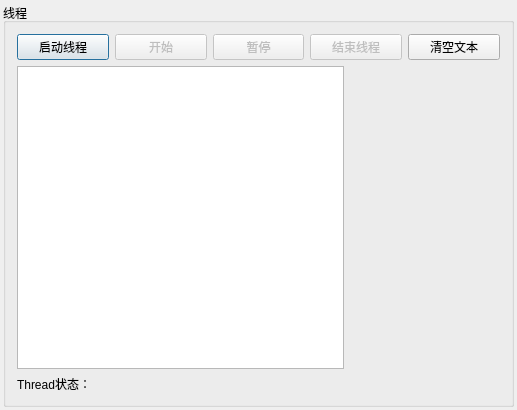
<?xml version="1.0" encoding="UTF-8"?>
<ui version="4.0">
 <class>Dialog</class>
 <widget class="QDialog" name="Dialog">
  <property name="geometry">
   <rect>
    <x>0</x>
    <y>0</y>
    <width>517</width>
    <height>410</height>
   </rect>
  </property>
  <property name="windowTitle">
   <string>多线程，使用信号与主线程通讯</string>
  </property>
  <layout class="QVBoxLayout" name="verticalLayout_2">
   <property name="spacing">
    <number>3</number>
   </property>
   <property name="leftMargin">
    <number>3</number>
   </property>
   <property name="topMargin">
    <number>3</number>
   </property>
   <property name="rightMargin">
    <number>3</number>
   </property>
   <property name="bottomMargin">
    <number>3</number>
   </property>
   <item>
    <widget class="QGroupBox" name="groupBox">
     <property name="title">
      <string>线程</string>
     </property>
     <layout class="QVBoxLayout" name="verticalLayout">
      <item>
       <layout class="QHBoxLayout" name="horizontalLayout">
        <item>
         <widget class="QPushButton" name="btnStartThread">
          <property name="text">
           <string>启动线程</string>
          </property>
         </widget>
        </item>
        <item>
         <widget class="QPushButton" name="btnDiceBegin">
          <property name="enabled">
           <bool>false</bool>
          </property>
          <property name="text">
           <string>开始</string>
          </property>
         </widget>
        </item>
        <item>
         <widget class="QPushButton" name="btnDiceEnd">
          <property name="enabled">
           <bool>false</bool>
          </property>
          <property name="text">
           <string>暂停</string>
          </property>
         </widget>
        </item>
        <item>
         <widget class="QPushButton" name="btnStopThread">
          <property name="enabled">
           <bool>false</bool>
          </property>
          <property name="text">
           <string>结束线程</string>
          </property>
         </widget>
        </item>
        <item>
         <widget class="QPushButton" name="btnClear">
          <property name="text">
           <string>清空文本</string>
          </property>
         </widget>
        </item>
       </layout>
      </item>
      <item>
       <layout class="QHBoxLayout" name="horizontalLayout_3">
        <item>
         <widget class="QPlainTextEdit" name="plainTextEdit"/>
        </item>
        <item>
         <widget class="QLabel" name="LabPic">
          <property name="minimumSize">
           <size>
            <width>150</width>
            <height>0</height>
           </size>
          </property>
          <property name="text">
           <string/>
          </property>
          <property name="pixmap">
           <pixmap resource="res.qrc">:/dice/images/d0.jpg</pixmap>
          </property>
         </widget>
        </item>
       </layout>
      </item>
      <item>
       <widget class="QLabel" name="LabA">
        <property name="text">
         <string>Thread状态：</string>
        </property>
       </widget>
      </item>
     </layout>
    </widget>
   </item>
  </layout>
 </widget>
 <layoutdefault spacing="6" margin="11"/>
 <resources>
  <include location="res.qrc"/>
 </resources>
 <connections/>
</ui>
